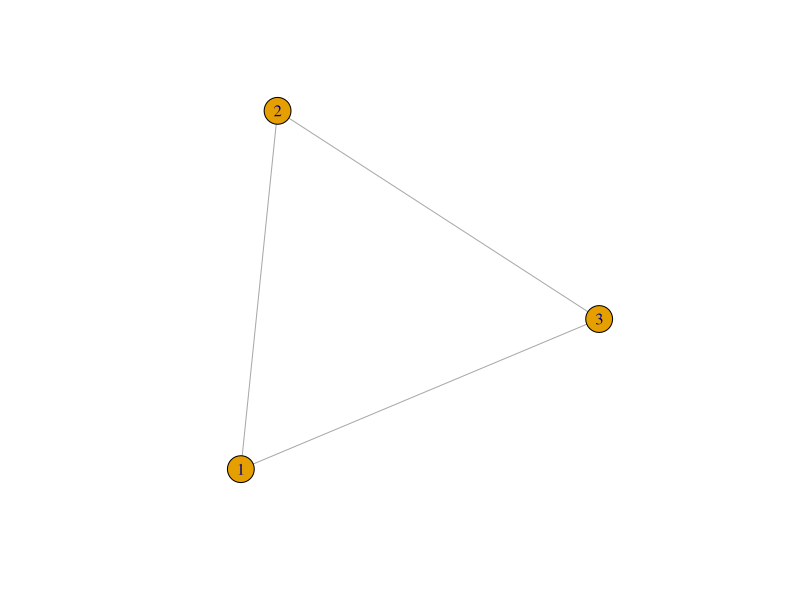
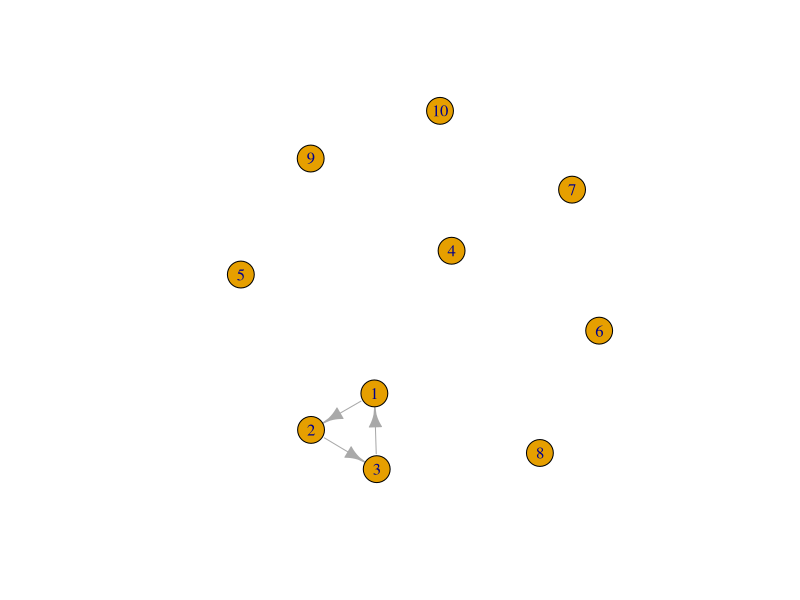
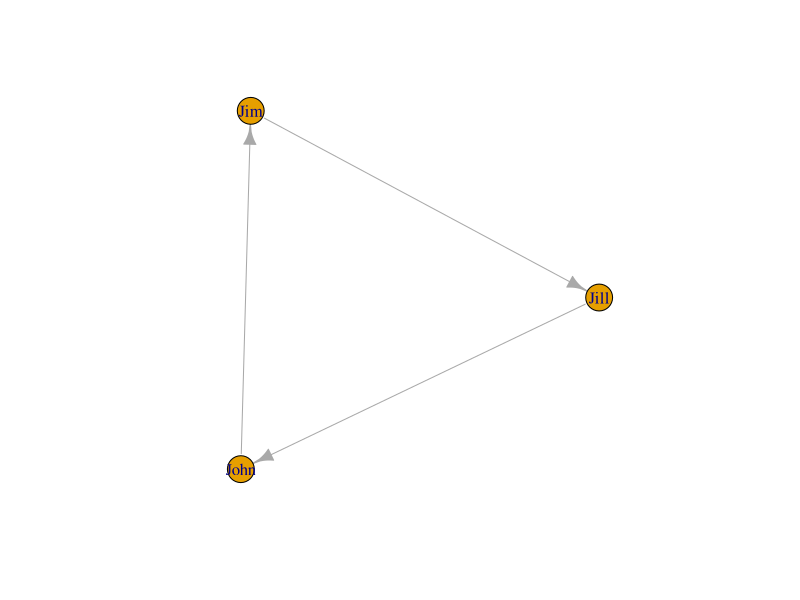
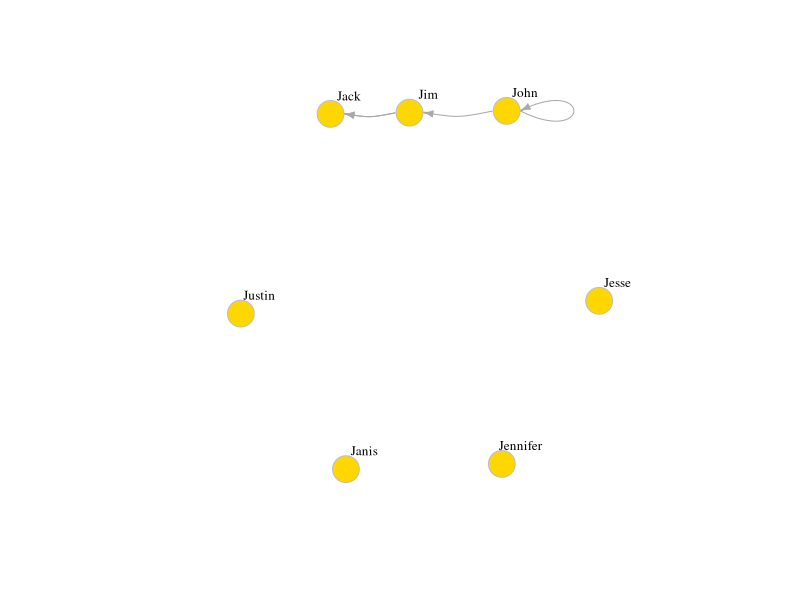
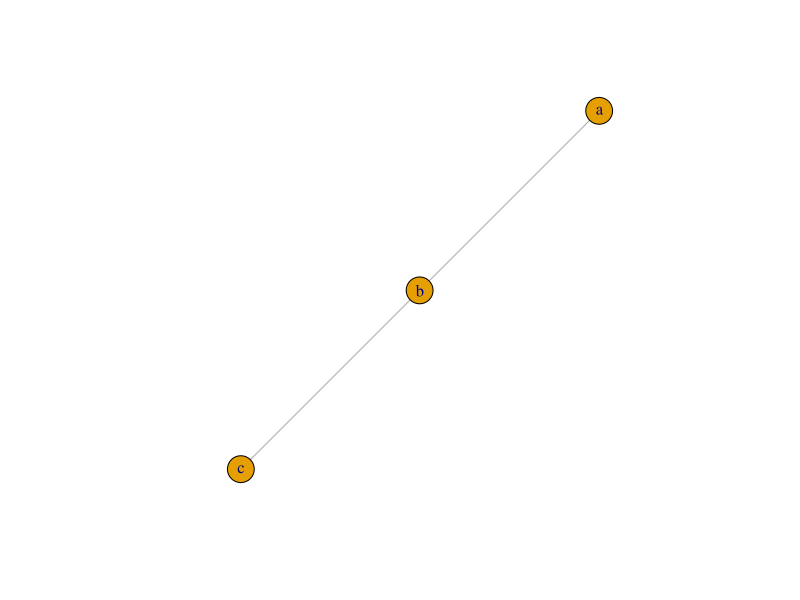
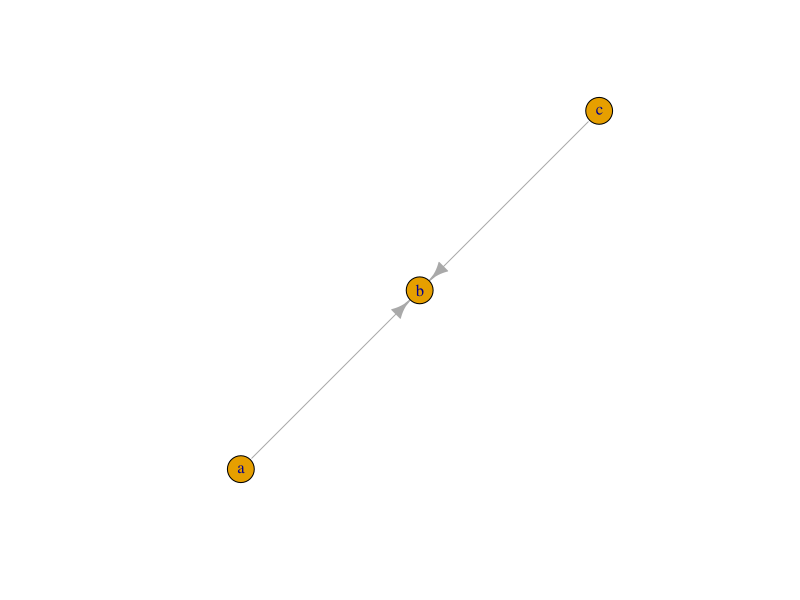
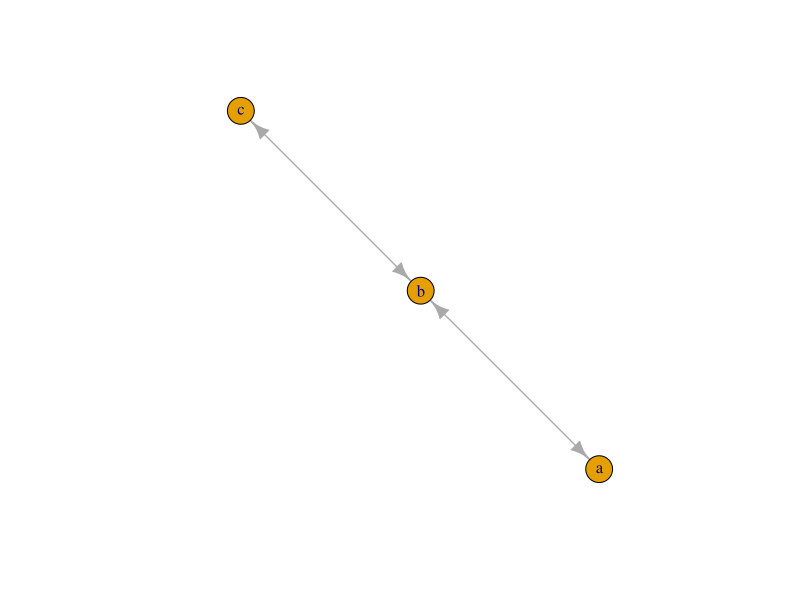
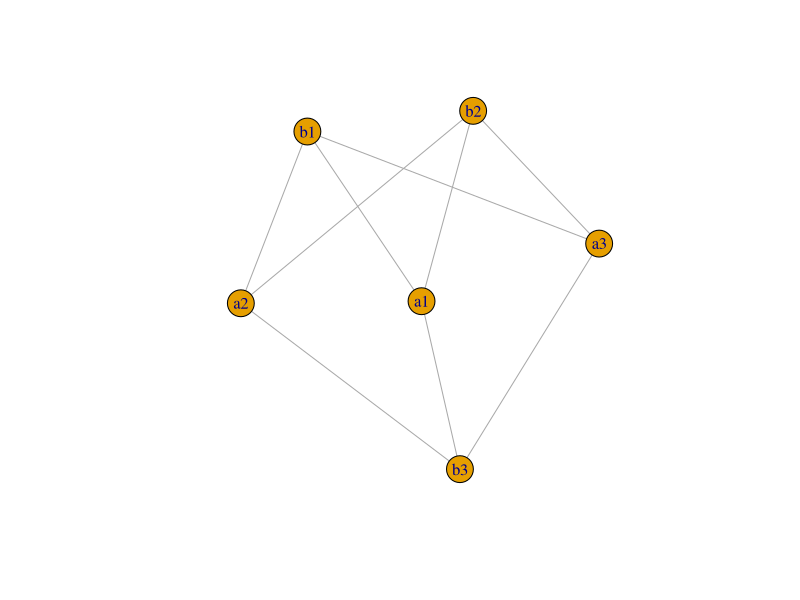

Here is the R script that generated these plots, in order:
## ---- chunk 1
install.packages("igraph")
library(igraph) 
## ---- chunk 2
g1 <- graph( edges=c(1,2, 2,3, 3, 1), n=3, directed=F ) 
plot(g1)
## ---- chunk 3
class(g1)
## ---- chunk 4
g1
## ---- chunk 5
g2 <- graph( edges=c(1,2, 2,3, 3, 1), n=10 )
plot(g2)
## ---- chunk 6
g2
## ---- chunk 7
g3 <- graph( c("John", "Jim", "Jim", "Jill", "Jill", "John")) 
plot(g3)
## ---- chunk 8
g3
## ---- chunk 9
g4 <- graph( c("John", "Jim", "Jim", "Jack", "Jim", "Jack", "John", "John"), 
             isolates=c("Jesse", "Janis", "Jennifer", "Justin") )  

plot(g4, edge.arrow.size=.5, vertex.color="gold", vertex.size=15, 
     vertex.frame.color="gray", vertex.label.color="black", 
     vertex.label.cex=0.8, vertex.label.dist=2, edge.curved=0.2) 
## ---- chunk 10
plot(graph_from_literal(a---b, b---c))
## ---- chunk 11
plot(graph_from_literal(a--+b, b+--c))
## ---- chunk 12
plot(graph_from_literal(a+-+b, b+-+c)) 
## ---- chunk 13
plot(graph_from_literal(a1:a2:a3---b1:b2:b3))
## ---- chunk 14
gl <- graph_from_literal(a-b-c-d-e-f, a-g-h-b, h-e:f:i, j)
plot(gl)
## ---- chunk 15
plot(g4)
E(g4)
## ---- chunk 16
V(g4)
## ---- chunk 17
g4[]
## ---- chunk 18
g4[1,]
## ---- chunk 19
V(g4)$name
## ---- chunk 20
V(g4)$gender <- c("male", "male", "male", "male", "female", "female", "male")
E(g4)$type <- "email" 
E(g4)$weight <- 10

edge_attr(g4)
## ---- chunk 21
vertex_attr(g4)
## ---- chunk 22
graph_attr(g4)
## ---- chunk 23
g4 <- set_graph_attr(g4, "name", "Email Network")
g4 <- set_graph_attr(g4, "something", "A thing")

graph_attr_names(g4)
## ---- chunk 24
graph_attr(g4, "name")
## ---- chunk 25
graph_attr(g4)
## ---- chunk 26
g4 <- delete_graph_attr(g4, "something")
graph_attr(g4)
## ---- chunk 27
plot(g4, edge.arrow.size=.5, vertex.label.color="black", vertex.label.dist=1.5,
     vertex.color=c( "pink", "skyblue")[1+(V(g4)$gender=="male")] ) 
## ---- chunk 28
g4s <- simplify( g4, remove.multiple = T, remove.loops = F, 
                 edge.attr.comb=c(weight="sum", type="ignore") )
plot(g4s, vertex.label.dist=1.5)
## ---- chunk 29
g4s
## ---- chunk 30
eg <- make_empty_graph(40)
plot(eg, vertex.size=10, vertex.label=NA)
## ---- chunk 31
fg <- make_full_graph(40)
plot(fg, vertex.size=10, vertex.label=NA)
## ---- chunk 32
st <- make_star(40)
plot(st, vertex.size=10, vertex.label=NA) 
## ---- chunk 33
tr <- make_tree(40, children = 3, mode = "undirected")
plot(tr, vertex.size=10, vertex.label=NA) 
## ---- chunk 34
rn <- make_ring(40)
plot(rn, vertex.size=10, vertex.label=NA)
## ---- chunk 35
er <- sample_gnm(n=100, m=40) 
plot(er, vertex.size=6, vertex.label=NA) 
## ---- chunk 36
sw <- sample_smallworld(dim=2, size=10, nei=1, p=0.1)
plot(sw, vertex.size=6, vertex.label=NA, layout=layout_in_circle)
## ---- chunk 37
ba <-  sample_pa(n=100, power=1, m=1,  directed=F)
plot(ba, vertex.size=6, vertex.label=NA)
## ---- chunk 38
zach <- graph("Zachary") # the Zachary carate club
plot(zach, vertex.size=10, vertex.label=NA)
## ---- chunk 39
rn.rewired <- rewire(rn, each_edge(prob=0.1))
plot(rn.rewired, vertex.size=10, vertex.label=NA)
## ---- chunk 40
rn.neigh = connect.neighborhood(rn, 5)
plot(rn.neigh, vertex.size=8, vertex.label=NA) 
## ---- chunk 41
plot(rn, vertex.size=10, vertex.label=NA) 
## ---- chunk 42
plot(tr, vertex.size=10, vertex.label=NA) 
## ---- chunk 43
plot(rn %du% tr, vertex.size=10, vertex.label=NA) 
